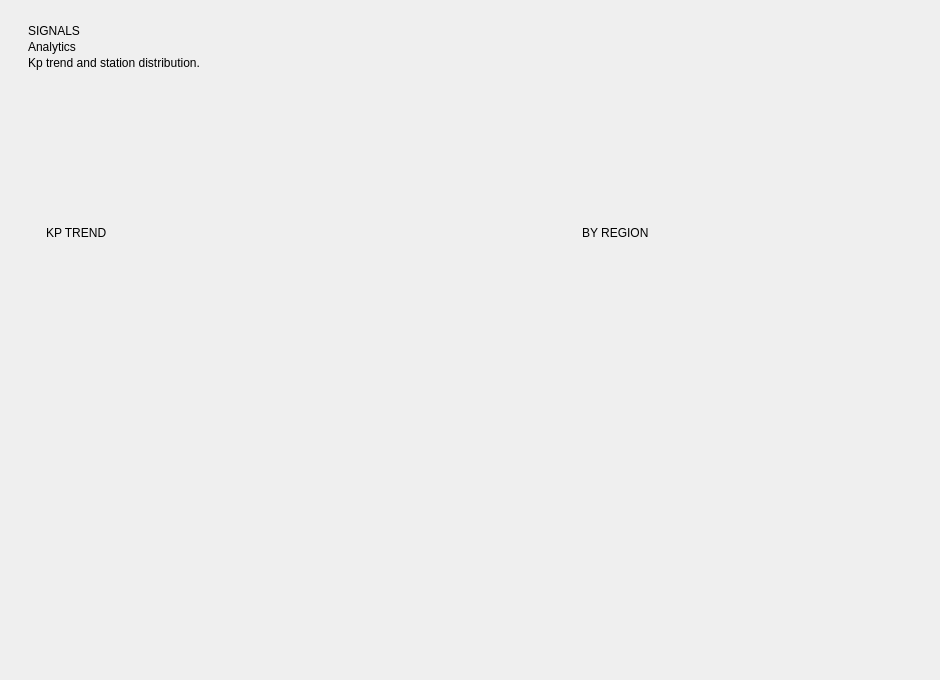
<?xml version='1.0' encoding='utf-8'?>
<ui version="4.0">
 <class>AnalyticsComponent</class>
 <widget class="QCustomComponent" name="AnalyticsComponent">
  <property name="geometry">
   <rect><x>0</x><y>0</y><width>940</width><height>680</height></rect>
  </property>
  <layout class="QVBoxLayout" name="AnalyticsOuter">
 <property name="spacing"><number>0</number></property>
 <property name="leftMargin"><number>0</number></property>
 <property name="topMargin"><number>0</number></property>
 <property name="rightMargin"><number>0</number></property>
 <property name="bottomMargin"><number>0</number></property>
 <item>
  <widget class="QScrollArea" name="AnalyticsScroll">
   <property name="widgetResizable"><bool>true</bool></property>
   <property name="frameShape"><enum>QFrame::NoFrame</enum></property>
   <property name="horizontalScrollBarPolicy"><enum>Qt::ScrollBarAlwaysOff</enum></property>
   <widget class="QWidget" name="AnalyticsScrollContents">
    <property name="geometry"><rect><x>0</x><y>0</y><width>1200</width><height>760</height></rect></property>
    <layout class="QHBoxLayout" name="AnalyticsCenterRow">
     <property name="spacing"><number>0</number></property>
     <property name="leftMargin"><number>28</number></property>
     <property name="topMargin"><number>24</number></property>
     <property name="rightMargin"><number>28</number></property>
     <property name="bottomMargin"><number>24</number></property>
     <item>
      <spacer name="AnalyticsLeftSp"><property name="orientation"><enum>Qt::Horizontal</enum></property><property name="sizeHint" stdset="0"><size><width>0</width><height>0</height></size></property></spacer>
     </item>
     <item>
      <widget class="QWidget" name="AnalyticsColumn" native="true">
       <property name="sizePolicy"><sizepolicy hsizetype="Expanding" vsizetype="Expanding"><horstretch>20</horstretch><verstretch>0</verstretch></sizepolicy></property>
       <property name="maximumSize"><size><width>1360</width><height>16777215</height></size></property>
       <layout class="QVBoxLayout" name="AnalyticsColLayout">
        <property name="spacing"><number>14</number></property>
        <property name="leftMargin"><number>0</number></property>
        <property name="topMargin"><number>0</number></property>
        <property name="rightMargin"><number>0</number></property>
        <property name="bottomMargin"><number>0</number></property>
       <item>
    <layout class="QVBoxLayout" name="analyticsHeader">
     <property name="spacing"><number>2</number></property>
     <item>
      <widget class="QLabel" name="analyticsKicker">
       <property name="role" stdset="0"><string>kicker</string></property>
       <property name="text"><string>SIGNALS</string></property>
      </widget>
     </item>
     <item>
      <widget class="QLabel" name="analyticsTitle">
       <property name="role" stdset="0"><string>h1</string></property>
       <property name="text"><string>Analytics</string></property>
      </widget>
     </item>
     <item>
      <widget class="QLabel" name="analyticsSub">
       <property name="role" stdset="0"><string>muted</string></property>
       <property name="text"><string>Kp trend and station distribution.</string></property>
      </widget>
     </item>
    </layout>
   </item>
   <item>
    <layout class="QHBoxLayout" name="chartsRow">
     <property name="spacing"><number>14</number></property>
     <item>
      <widget class="QFrame" name="kpPanel">
       <property name="sizePolicy">
        <sizepolicy hsizetype="Expanding" vsizetype="Expanding"><horstretch>3</horstretch><verstretch>0</verstretch></sizepolicy>
       </property>
       <property name="role" stdset="0"><string>panel</string></property>
       <layout class="QVBoxLayout" name="kpPanelLayout">
        <property name="spacing"><number>10</number></property>
        <property name="leftMargin"><number>18</number></property>
        <property name="topMargin"><number>16</number></property>
        <property name="rightMargin"><number>18</number></property>
        <property name="bottomMargin"><number>16</number></property>
        <item>
         <widget class="QLabel" name="kpChartLabel">
          <property name="role" stdset="0"><string>kicker</string></property>
          <property name="text"><string>KP TREND</string></property>
         </widget>
        </item>
        <item>
         <widget class="QCustomLineChart" name="kpChart">
          <property name="minimumSize"><size><width>0</width><height>240</height></size></property>
         </widget>
        </item>
       </layout>
      </widget>
     </item>
     <item>
      <widget class="QFrame" name="regionPanel">
       <property name="sizePolicy">
        <sizepolicy hsizetype="Expanding" vsizetype="Expanding"><horstretch>2</horstretch><verstretch>0</verstretch></sizepolicy>
       </property>
       <property name="role" stdset="0"><string>panel</string></property>
       <layout class="QVBoxLayout" name="regionPanelLayout">
        <property name="spacing"><number>10</number></property>
        <property name="leftMargin"><number>18</number></property>
        <property name="topMargin"><number>16</number></property>
        <property name="rightMargin"><number>18</number></property>
        <property name="bottomMargin"><number>16</number></property>
        <item>
         <widget class="QLabel" name="regionChartLabel">
          <property name="role" stdset="0"><string>kicker</string></property>
          <property name="text"><string>BY REGION</string></property>
         </widget>
        </item>
        <item>
         <widget class="QCustomPieChart" name="regionPie">
          <property name="minimumSize"><size><width>0</width><height>240</height></size></property>
         </widget>
        </item>
       </layout>
      </widget>
     </item>
    </layout>
   </item>
  </layout>
      </widget>
     </item>
     <item>
      <spacer name="AnalyticsRightSp"><property name="orientation"><enum>Qt::Horizontal</enum></property><property name="sizeHint" stdset="0"><size><width>0</width><height>0</height></size></property></spacer>
     </item>
    </layout>
   </widget>
  </widget>
 </item>
</layout></widget>
 <customwidgets>
  <customwidget><class>QCustomComponent</class><extends>QWidget</extends><header>Custom_Widgets.QCustomComponent</header><container>1</container></customwidget>
  <customwidget><class>QCustomLineChart</class><extends>QWidget</extends><header>Custom_Widgets.QCustomCharts.QCustomLineChart</header></customwidget>
  <customwidget><class>QCustomPieChart</class><extends>QWidget</extends><header>Custom_Widgets.QCustomCharts.QCustomPieChart</header></customwidget>
 <customwidget><class>QPushButton</class><extends>QPushButton</extends><header location="global">Custom_Widgets.Theme.h</header><container>1</container></customwidget><customwidget><class>QLabel</class><extends>QLabel</extends><header location="global">Custom_Widgets.Theme.h</header><container>1</container></customwidget></customwidgets>
 <connections />
</ui>
